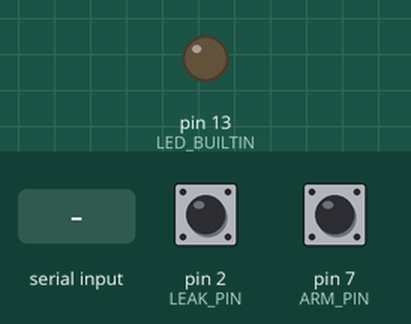
Recording of a sketch running on a simulated Arduino Nano, built with avr-gcc and run on an emulated ATmega328P. On the bench: output pins drawn as LEDs (lit = HIGH). Inputs (shaded band) come from the test bench; at power-on: pin 2 (LEAK_PIN) HIGH, pin 7 (ARM_PIN) HIGH. What the sketch prints to the serial monitor is not drawn.

Above: at 1.2 s.
1.3 s: "DEMO\n" received over Serial
At 2.3 s:
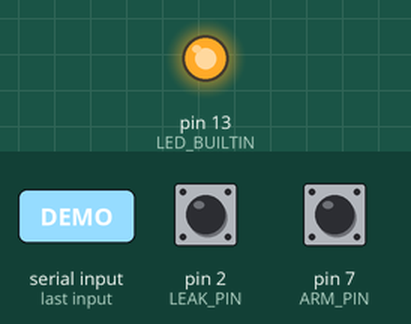
2.8 s: "CAL,\n" received over Serial
4.3 s: "PROF,\n" received over Serial
Timing chart, 0 to 7.3 s (numbered marks = the images above; inputs shaded):
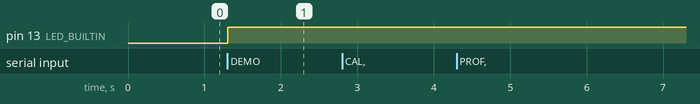

The sketch:

auv_nano.ino
```cpp
#include <Arduino.h>
#include <Servo.h>
#include <string.h>
#include <stdlib.h>
#include "Config.h"
#include "ReportedConfig.h"
#include "Controller.h"
#include "Sensors.h"
#include "Explorer.h"
#include "Diagnostics.h"
#ifdef __AVR__
#include <avr/wdt.h>
#include <avr/io.h>
// Disable an inherited watchdog before Arduino setup. Some Nano bootloaders
// still require updating to recover reliably from watchdog resets.
void watchdogEarly() __attribute__((naked, section(".init3"), used));
void watchdogEarly() { MCUSR = 0; wdt_disable(); }
#endif

#if AUV_HAS_EXPLORER
Explorer explorer;
uint32_t explorerReceived=0;
#endif
bool exploring(){
#if AUV_HAS_EXPLORER
 return explorer.active;
#else
 return false;
#endif
}
void stopExploration(uint8_t why){
#if AUV_HAS_EXPLORER
 explorer.stop(why);
#else
 (void)why;
#endif
}
Controller controller;
Sensors sensors;
Sample latest;
Servo leftEsc, rightEsc, verticalEsc;
uint32_t lastControl = 0, lastTelemetry = 0;
char command[96];
uint8_t commandLength = 0;
bool commandOverflow = false;

bool benchDemo = false;
bool demoAllowed() { return Config::SIMULATED_SENSORS && !Config::ENABLE_MOTOR_OUTPUTS; }
bool armPermit() { return (demoAllowed() && benchDemo) || digitalRead(Config::ARM_PIN) == LOW; }
bool leakTrip() { return !(demoAllowed() && benchDemo) && digitalRead(Config::LEAK_PIN) != LOW; }

void writeMotors() {
  if (!Config::ENABLE_MOTOR_OUTPUTS) return;
  const bool enabled = controller.active() && controller.state != State::Ready;
  const float thrust = enabled ? controller.verticalCommand : 0;
  leftEsc.writeMicroseconds(Config::ESC_NEUTRAL_US);
  rightEsc.writeMicroseconds(Config::ESC_NEUTRAL_US);
  verticalEsc.writeMicroseconds(Config::ESC_NEUTRAL_US +
      int(thrust * Config::VERTICAL_SIGN * Config::ESC_SPAN_US));
}


#if AUV_HAS_RESEARCH
bool profileExternal=false;
uint32_t profileReceived=0,profileSequence=0,profilePrevious=0,profileStamp=0,decisionUs=0,maxDecisionUs=0;
bool profileHavePrevious=false;
void researchUpdate(const Sample&s,uint32_t now,float dt,bool permit=true){
  profileStamp=s.acquiredMs;
  const uint32_t started=micros();
  controller.update(s,now,permit,dt);
  if(benchDemo&&controller.state==State::Ready)controller.start(now);
  decisionUs=micros()-started;if(decisionUs>maxDecisionUs)maxDecisionUs=decisionUs;
}
void printResearch(uint32_t sequence){
  Serial.print(F("# PRF,"));Serial.print(sequence);Serial.print(',');Serial.print(profileStamp);
#define R_VALUE(value) Serial.print(',');Serial.print(static_cast<float>(value),4);
  R_VALUE(static_cast<int>(controller.state)) R_VALUE(controller.faults)
  R_VALUE(controller.verticalCommand) R_VALUE(controller.targetDepthM) R_VALUE(controller.speedLimitMps)
  R_VALUE(controller.reportedGradient())
  R_VALUE(controller.reportedGradientValid())
  R_VALUE(controller.reportedTransition())
  R_VALUE(static_cast<int>(controller.mode))
  R_VALUE(controller.sampler.regionValid) R_VALUE(controller.sampler.regionLow) R_VALUE(controller.sampler.regionHigh)
  R_VALUE(controller.estimator.temperature) R_VALUE(controller.estimator.gradient) R_VALUE(controller.estimator.residual)
  R_VALUE(controller.estimator.valid) R_VALUE(controller.policy.reason) R_VALUE(controller.estimator.gradientSigma)
  R_VALUE(controller.estimator.condition) R_VALUE(controller.estimator.span) R_VALUE(controller.settings.tauNominal)
  R_VALUE(controller.settings.tauMax) R_VALUE(controller.reachedBottom) R_VALUE(controller.budgetReturn)
  R_VALUE(controller.estimator.geometryValid) R_VALUE(controller.estimator.status)
  R_VALUE(controller.policy.modelLimit) R_VALUE(controller.policy.predictedLag)
  R_VALUE(controller.estimator.supportDepth) R_VALUE(controller.estimator.supportTemperature)
  R_VALUE(decisionUs) R_VALUE(maxDecisionUs) R_VALUE(stackMargin())
#undef R_VALUE
  Serial.println();
}
#endif
void printConfig() {
  Serial.print(F("# CONFIG"));
#define REPORT_VALUE(key, constant) Serial.print(F("," #key "=")); Serial.print(static_cast<float>(Config::constant), 4);
  AUV_BASE_REPORTED_CONFIG(REPORT_VALUE)
#undef REPORT_VALUE
  Serial.print(F(",water_shape=")); Serial.print(static_cast<int>(sensors.shape));
  Serial.print(F(",profile_x_m=")); Serial.println(sensors.profileX, 4);
}

void printIdentity() {
  Serial.print(F("# AUV Nano adaptive " AUV_VERSION "; simulated="));
  Serial.print(Config::SIMULATED_SENSORS ? 1 : 0);
  Serial.print(F("; motors="));
  Serial.println(Config::ENABLE_MOTOR_OUTPUTS ? 1 : 0);
  Serial.print(F("# FEATURES,research="));Serial.print(AUV_HAS_RESEARCH?1:0);
  Serial.print(F(",exploration="));Serial.println(AUV_HAS_EXPLORER?1:0);
  printConfig();
  Serial.println(F("ms,sample_ms,simulated,state,faults,valid,leak,temp_raw_c,temp_c,pressure_mbar,depth_raw_m,depth_m,vertical_mps,roll_deg,pitch_deg,voltage_v,current_a,target_depth_m,left_cmd,right_cmd,vertical_cmd,mode,speed_limit_mps,gradient_cpm,gradient_valid,transition,demo"));
}

// Strict bounded numeric packet parser; no dynamic String allocations on AVR.
bool parseNumbers(char* text,float* values,uint8_t count) {
  for(uint8_t i=0;i<count;i++) {
    char* end;values[i]=strtod(text,&end);
    if(end==text||!isfinite(values[i])||(i+1<count?*end!=',':*end!='\0'))return false;
    text=end+1;
  }
  return true;
}
// Parse sequence/time as integers: floats lose millisecond precision in long runs.
bool parseCounter(char*&text,uint32_t&value){
  if(*text<'0'||*text>'9')return false;
  uint32_t n=0;
  while(*text>='0'&&*text<='9'){
    const uint8_t digit=*text-'0';
    if(n>429496729UL||(n==429496729UL&&digit>5))return false;
    n=n*10+digit;text++;
  }
  if(*text!=',')return false;
  text++;value=n;return true;
}
#if AUV_HAS_EXPLORER
void printExplorer(uint32_t sequence) {
  Serial.print(F("# EXP,"));Serial.print(sequence);
#define EXP_VALUE(value) Serial.print(','); Serial.print(static_cast<float>(value),4);
  EXP_VALUE(explorer.active) EXP_VALUE(explorer.local?explorer.phase:0) EXP_VALUE(explorer.reason)
  EXP_VALUE(explorer.surge) EXP_VALUE(explorer.heave) EXP_VALUE(explorer.targetX) EXP_VALUE(explorer.targetZ)
  EXP_VALUE(explorer.gx) EXP_VALUE(explorer.gz) EXP_VALUE(explorer.gradientValid) EXP_VALUE(explorer.visits) EXP_VALUE(explorer.phase) EXP_VALUE(explorer.distance) EXP_VALUE(explorer.localExit) EXP_VALUE(explorer.knownCells) EXP_VALUE(0)
#undef EXP_VALUE
  Serial.println();
}
 #endif
void handleCommand(uint32_t now) {
#if AUV_HAS_RESEARCH
  if(!strncmp(command,"CAL,",4)){
    float v[4];
    if(demoAllowed()&&parseNumbers(command+4,v,4)&&controller.configure(v[0],v[1],v[2],v[3],Config::MISSION_TIMEOUT_MS))Serial.println(F("# calibration settings selected; provisional unless physically measured"));
    else Serial.println(F("# calibration settings rejected"));
    return;
  }
  if(!strncmp(command,"PROF,",5)){
    float v[6];
    if(demoAllowed()&&!exploring()&&controller.state==State::Disarmed&&parseNumbers(command+5,v,6)&&
       v[0]>=0&&v[0]<=5&&v[0]==floorf(v[0])&&v[5]==floorf(v[5])&&v[5]>=5000&&v[5]<=600000&&
       controller.configure(v[1],v[2],v[3],v[4],uint32_t(v[5]))&&controller.selectMode(static_cast<ProfileMode>(int(v[0])))){
      Sample s;s.valid=true;s.leak=false;s.voltageV=12;
      controller.arm(s,0,true);profileExternal=true;profileReceived=now;benchDemo=true;maxDecisionUs=0;profileSequence=0;profilePrevious=0;profileHavePrevious=false;
      Serial.println(F("# profile ready; external stamped observations; motors disabled"));
    }else Serial.println(F("# profile rejected"));
    return;
  }
  if(!strncmp(command,"P,",2)){
    char*fields=command+2;uint32_t seq=0,stamp=0,acquired=0;float v[4];
    if(demoAllowed()&&profileExternal&&parseCounter(fields,seq)&&seq&&parseCounter(fields,stamp)&&
       parseCounter(fields,acquired)&&parseNumbers(fields,v,4)&&v[3]>=0&&v[3]<=31&&v[3]==floorf(v[3])){
      Sample s;s.acquiredMs=acquired;s.depthRawM=s.depthM=v[0];s.verticalMps=v[1];
      s.temperatureRawC=s.temperatureC=v[2];s.pressureMbar=1013.25f+s.depthM*98.0665f;
      const uint8_t flags=uint8_t(v[3]);s.valid=flags&1;s.leak=flags&2;
      s.voltageV=(flags&4)?9:12;s.rollDeg=(flags&8)?40:0;s.currentA=(flags&16)?20:0;
      const uint32_t elapsed=stamp-profilePrevious;
      if(profileHavePrevious&&(!elapsed||elapsed>500||int32_t(seq-profileSequence)<=0)){
        controller.stop(INVALID_SENSOR);printResearch(seq);return;
      }
      const float dt=profileHavePrevious?elapsed*.001f:.05f;
      profileSequence=seq;profilePrevious=stamp;profileHavePrevious=true;
      researchUpdate(s,stamp,dt);profileReceived=now;printResearch(seq);
    }else{controller.stop(INVALID_SENSOR);profileExternal=false;benchDemo=false;Serial.println(F("# profile observation rejected"));}
    return;
  }
#endif

#if AUV_HAS_EXPLORER
  if (!strncmp(command,"EXPL,",5)) {
    float v[2];
    if(demoAllowed()&&controller.state==State::Disarmed&&!exploring()&&parseNumbers(command+5,v,2)&&v[0]==1&&v[1]>=.1f&&v[1]<=8){
      explorer.begin();explorer.tau=v[1];explorerReceived=now;
      Serial.println(F("# exploration ready; external measured observations required; motors disabled"));
    }else Serial.println(F("# exploration start rejected"));
  } else if (!strncmp(command,"OBS,",4)) {
    float v[5];char* fields=command+4;uint32_t sequence=0,ms=0;
    if(demoAllowed()&&explorer.active&&parseCounter(fields,sequence)&&sequence>0&&parseCounter(fields,ms)&&parseNumbers(fields,v,5)){
      ExplorationObservation o={v[0],v[1],v[2],v[3],v[4],ms};
      explorer.update(o);explorerReceived=now;printExplorer(sequence);
    }else {explorer.stop(3);Serial.println(F("# exploration observation rejected"));}
  } else
#endif
  if (!strcmp(command, "HELLO")) {
    printIdentity();
  } else if (!strcmp(command, "CONFIG")) {
    printConfig();
  } else if (!strncmp(command, "WATER", 5)) {
    if (demoAllowed() && controller.state == State::Disarmed && !exploring() &&
        command[5] >= '0' && command[5] <= '4' && !command[6]) {
      sensors.shape = command[5] - '0';
      sensors.begin();
      Serial.println(F("# water shape selected"));
    } else Serial.println(F("# water rejected; disarm and use WATER0..4 in bench mode"));
  } else if (command[0] == 'X') {
    char* end;
    const float x = strtod(command + 1, &end);
    if (demoAllowed() && controller.state == State::Disarmed && !exploring() && end != command + 1 &&
        !*end && isfinite(x) && x >= 0.5f && x <= 7.5f) {
      sensors.profileX = x;
      sensors.begin();
      Serial.println(F("# simulated profile x selected"));
    } else Serial.println(F("# x rejected; disarm and use X0.5..X7.5 in bench mode"));
  } else if (!strcmp(command, "DEMO")) {
    if (demoAllowed() && controller.state == State::Disarmed && !exploring()) {
      sensors.begin();
      benchDemo = true;
      latest = sensors.read(now, 0, 0);
      controller.arm(latest, now, true);
      Serial.println(F("# simulation demo armed; starts in 5s; physical inputs simulated; motors disabled"));
    } else Serial.println(F("# demo rejected"));
  } else if (!strcmp(command, "ADAPT") || !strcmp(command, "FAST") || !strcmp(command, "SLOW") || !strcmp(command,"MEDIUM") || !strcmp(command,"LAG") || !strcmp(command,"UNGATED")) {
    const ProfileMode requested = !strcmp(command, "ADAPT") ? ProfileMode::Adaptive :
                                 (!strcmp(command, "FAST") ? ProfileMode::Fast : !strcmp(command,"MEDIUM")?ProfileMode::Medium:!strcmp(command,"LAG")?ProfileMode::Response:!strcmp(command,"UNGATED")?ProfileMode::ResponseUngated:ProfileMode::Slow);
    Serial.println(controller.selectMode(requested) ? F("# mode selected") : F("# disarm before changing mode"));
  } else if (!strcmp(command, "ARM")) {
    Serial.println((!exploring() && controller.arm(latest, now, armPermit())) ? F("# armed") : F("# arm rejected"));
  } else if (!strcmp(command, "START")) {
    // Revalidate immediately; START may arrive between control ticks.
    if (controller.active() && (controller.check(latest, now) || !armPermit()))
      controller.stop(controller.check(latest, now) | (!armPermit() ? ARM_REMOVED : NONE));
    Serial.println(controller.start(now) ? F("# started") : F("# start rejected"));
  } else if (!strcmp(command, "STOP")) {
    stopExploration(4);
#if AUV_HAS_RESEARCH
    profileExternal=false;
#endif
    controller.stop(OPERATOR_STOP);
    benchDemo = false;
    Serial.println(F("# stopped; fault latched"));
  } else if (!strcmp(command, "DISARM")) {
    stopExploration(4);
#if AUV_HAS_RESEARCH
    profileExternal=false;
#endif
    controller.disarm();
    benchDemo = false;
    Serial.println(F("# disarmed"));
  } else if (!strcmp(command, "STATUS")) {
    lastTelemetry = now - Config::TELEMETRY_MS;
  } else {
    Serial.println(F("# commands: ARM START STOP DISARM STATUS HELLO CONFIG ADAPT FAST SLOW MEDIUM LAG UNGATED DEMO CAL,tau,tmax,eps,noise PROF,mode,tau,tmax,eps,noise,ms P,seq,ms,acquired,z,v,T,flags WATER0..4 X0.5..7.5 EXPL,adapt,tau OBS,seq,ms,x,z,vx,vz,T"));
  }
  writeMotors();
}

void readCommands(uint32_t now) {
  // Bound work per loop so a serial flood cannot starve control/watchdog.
  for (uint8_t budget = 0; budget < 32 && Serial.available(); ++budget) {
    const char c = Serial.read();
    if (c == '\r') continue;
    if (c == '\n') {
      if (!commandOverflow && commandLength) {
        command[commandLength] = '\0';
        handleCommand(now);
      } else if (commandOverflow) Serial.println(F("# command too long"));
      commandLength = 0;
      commandOverflow = false;
    } else if (!commandOverflow) {
      if (commandLength < sizeof(command) - 1) command[commandLength++] = c;
      else commandOverflow = true;
    }
  }
}

void telemetry(uint32_t now) {
#if AUV_HAS_RESEARCH
  if(!profileExternal)printResearch(0);
#endif
  Serial.print(now); Serial.print(',');
  Serial.print(latest.acquiredMs); Serial.print(',');
  Serial.print(Config::SIMULATED_SENSORS ? 1 : 0); Serial.print(',');
  Serial.print(static_cast<uint8_t>(controller.state)); Serial.print(',');
  Serial.print(controller.faults); Serial.print(',');
  Serial.print(latest.valid ? 1 : 0); Serial.print(',');
  Serial.print(latest.leak ? 1 : 0); Serial.print(',');
  Serial.print(latest.temperatureRawC, 3); Serial.print(',');
  Serial.print(latest.temperatureC, 3); Serial.print(',');
  Serial.print(latest.pressureMbar, 3); Serial.print(',');
  Serial.print(latest.depthRawM, 3); Serial.print(',');
  Serial.print(latest.depthM, 3); Serial.print(',');
  Serial.print(latest.verticalMps, 3); Serial.print(',');
  Serial.print(latest.rollDeg, 2); Serial.print(',');
  Serial.print(latest.pitchDeg, 2); Serial.print(',');
  Serial.print(latest.voltageV, 3); Serial.print(',');
  Serial.print(latest.currentA, 3); Serial.print(',');
  Serial.print(controller.targetDepthM, 3); Serial.print(',');
  Serial.print(0); Serial.print(','); Serial.print(0); Serial.print(',');
  Serial.print(controller.verticalCommand, 3); Serial.print(',');
  Serial.print(static_cast<uint8_t>(controller.mode)); Serial.print(',');
  Serial.print(controller.speedLimitMps, 3); Serial.print(',');
  Serial.print(controller.reportedGradient(), 3); Serial.print(',');
  Serial.print(controller.reportedGradientValid() ? 1 : 0); Serial.print(',');
  Serial.print(controller.reportedTransition() ? 1 : 0); Serial.print(',');
  Serial.println(benchDemo ? 1 : 0);
}

void setup() {
  paintStack();
  pinMode(Config::ARM_PIN, INPUT_PULLUP);
  pinMode(Config::LEAK_PIN, INPUT_PULLUP);
  pinMode(LED_BUILTIN, OUTPUT);
  if (Config::ENABLE_MOTOR_OUTPUTS) {
    leftEsc.attach(Config::LEFT_ESC_PIN);
    rightEsc.attach(Config::RIGHT_ESC_PIN);
    verticalEsc.attach(Config::VERTICAL_ESC_PIN);
    writeMotors();
  }
  Serial.begin(Config::SERIAL_BAUD);
  sensors.begin();
  printIdentity();
  lastControl = millis();
#ifdef __AVR__
  wdt_enable(WDTO_1S);
#endif
}

void loop() {
  const uint32_t now = millis();
  // Check hardware interlocks every loop, including between sensor samples.
  if (controller.active()) {
    uint16_t immediate = armPermit() ? NONE : ARM_REMOVED;
    if (leakTrip()) immediate |= LEAK;
    if (immediate) { controller.stop(immediate); writeMotors(); }
  }
  if (
#if AUV_HAS_RESEARCH
      !profileExternal&&
#endif
      uint32_t(now - lastControl) >= Config::CONTROL_MS) {
    const float dt = bounded(uint32_t(now - lastControl) / 1000.0f, 0, 0.2f);
    lastControl = now;
    latest = sensors.read(now, controller.verticalCommand, dt);
    latest.leak = latest.leak || leakTrip();
#if AUV_HAS_RESEARCH
    researchUpdate(latest,now,dt,armPermit());
#else
    controller.update(latest, now, armPermit(), dt);
#endif
    if (demoAllowed() && benchDemo && controller.state == State::Ready) controller.start(now);
    writeMotors();
  }
#if AUV_HAS_EXPLORER
  if(explorer.active&&uint32_t(now-explorerReceived)>1000){explorer.stop(5);Serial.println(F("# exploration stopped; observation link timeout"));printExplorer(0);}
#endif
#if AUV_HAS_RESEARCH
  if(profileExternal&&controller.active()&&uint32_t(now-profileReceived)>1000){
    controller.stop(STALE_SENSOR);profileExternal=false;benchDemo=false;printResearch(0);
  }
#endif
  readCommands(now);
  digitalWrite(LED_BUILTIN, controller.active() ? HIGH : LOW);
  if (uint32_t(now - lastTelemetry) >= Config::TELEMETRY_MS) {
    lastTelemetry = now;
    telemetry(now);
  }
#ifdef __AVR__
  wdt_reset();
#endif
}
```

Build.h
```cpp
#pragma once
#define AUV_VERSION "v0.15"
// Classic Nano flash cannot hold both experiment families plus diagnostics.
// Native tests include both. Arduino defaults to the primary 1D research image;
// compile with -DAUV_EXPLORATION_BUILD=1 for the existing 2D bench controller.
#ifndef AUV_EXPLORATION_BUILD
#define AUV_EXPLORATION_BUILD 0
#endif
#ifndef AUV_HAS_RESEARCH
#ifdef ARDUINO
#define AUV_HAS_RESEARCH (!AUV_EXPLORATION_BUILD)
#else
#define AUV_HAS_RESEARCH 1
#endif
#endif
#ifndef AUV_HAS_EXPLORER
#ifdef ARDUINO
#define AUV_HAS_EXPLORER AUV_EXPLORATION_BUILD
#else
#define AUV_HAS_EXPLORER 1
#endif
#endif
```

Source omitted: Adaptive.h (4053 bytes), Controller.h (8445 bytes), Diagnostics.h (737 bytes), Explorer.h (9999 bytes), ProbeModel.h (620 bytes), SamplingPolicy.h (1842 bytes), Sensors.h (1672 bytes), ThermalEstimator.h (3177 bytes), ThermalField.h (799 bytes), Config.h (2577 bytes), ReportedConfig.h (873 bytes)

Measured:
- after the input at 1.3 s, pin 13 (LED_BUILTIN): LOW → HIGH at once
- after the input at 2.8 s, every drawn part: stays the same
- after the input at 4.3 s, every drawn part: stays the same
